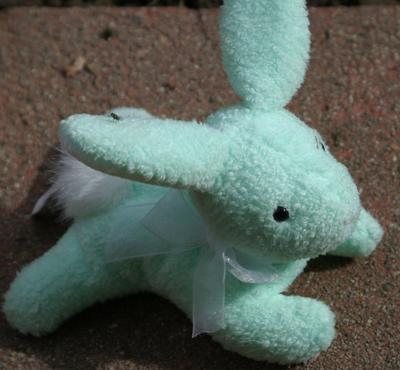
%> input picture Training/0.jpg, 400 x 370 px
$ octave q1_histogram.m   (GNU Octave 9; MATLAB toolbox functions it lacks are replaced by stand-ins)
%> lines starting %> are read from the running program, lines starting %| are printed output that depends on the picture; in (x1, y1, x2, y2) boxes, pixels count from 0 and x2, y2 are one past the last pixel; in counts of white or black regions, pixels touching at a corner belong together; the program's own positions count from 1
%> further down, I is the input picture: size 370x400x3 uint8; mean R, G, B 88.3, 98.1, 90.1
### opphist3.m
function H = opphist3(I, num_bins_rg, num_bins_by, num_bins_wb)
%> called with num_bins_rg = 16, num_bins_by = 16, num_bins_wb = 8
    %% Convert image type to double
    I = double(I);
%> I: size 370x400x3 double

    %% Get RGB channels
    r = I(:,:,1);
    g = I(:,:,2);
    b = I(:,:,3);

    %% Compute opponent color axes
    opponent_rg = r - g;
    opponent_by = 2 .* b - r - g;
    opponent_wb = r + g + b;

    %% Axes min, max, range
    min_rg = 0 - 255;
    min_by = 2 * 0 - 255 - 255;
    min_wb = 0 + 0 + 0;
    max_rg = 255 - 0;
    max_by = 2 * 255 - 0 - 0;
    max_wb = 255 + 255 + 255;
    range_rg = max_rg - min_rg + 1;
    range_by = max_by - min_by + 1;
    range_wb = max_wb - min_wb + 1;

    %% Normalize color axes values to 0 and 1
    norm_rg = (opponent_rg - min_rg) ./ range_rg;
    norm_by = (opponent_by - min_by) ./ range_by;
    norm_wb = (opponent_wb - min_wb) ./ range_wb;

    %% Quantization
    bin_rg = floor(norm_rg * num_bins_rg) + 1;
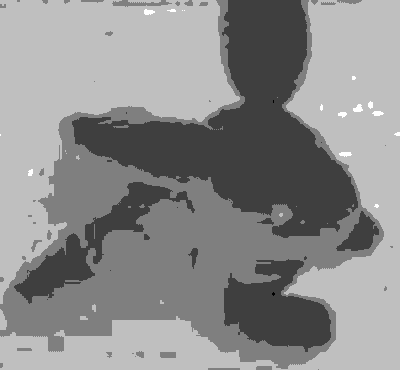
%> bin_rg: size 370x400 double; min 6, max 10, mean 8.2; drawn with min black and max white
    bin_by = floor(norm_by * num_bins_by) + 1;
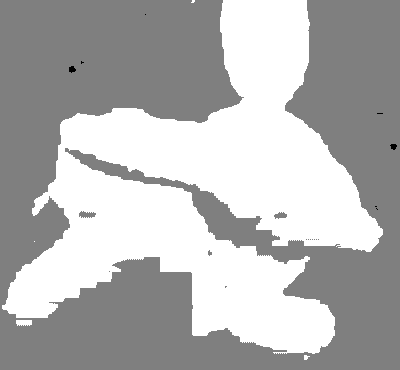
%> bin_by: size 370x400 double; min 7, max 9, mean 8.41; drawn with min black and max white
    bin_wb = floor(norm_wb * num_bins_wb) + 1;
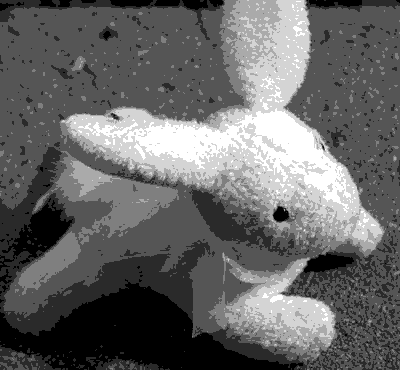
%> bin_wb: size 370x400 double; min 1, max 7, mean 3.41; drawn with min black and max white

    %% Histogram
    H = zeros(num_bins_rg, num_bins_by, num_bins_wb);
    I_size = size(I);
%> I_size = [370 400 3]
    for i = 1:I_size(1)
        for j = 1:I_size(2)
            H(bin_rg(i,j), bin_by(i,j), bin_wb(i,j)) = H(bin_rg(i,j), bin_by(i,j), bin_wb(i,j)) + 1;
        end
    end
end

### conhist2.m
function H = conhist2(I, num_bins_r, num_bins_g)
%> called with num_bins_r = 8, num_bins_g = 8
    %% Convert image type to double
    I = double(I);

    %% Get RGB channgels
    r = I(:,:,1);
    g = I(:,:,2);
    b = I(:,:,3);

    %% Compute color constancy axes
    wb = r + g + b;
    wb(wb == 0) = eps('double');
%> wb: size 370x400 double; min 2.22e-16, max 662, mean 276.5
    constancy_r = r ./ wb;
    constancy_g = g ./ wb;
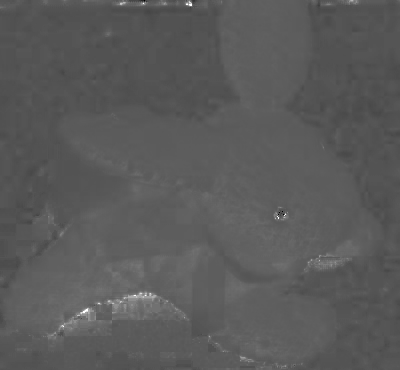
%> constancy_g: size 370x400 double; min 0, max 1, mean 0.355

    %% Quantization
    bin_r = floor(constancy_r * num_bins_r) + 1;
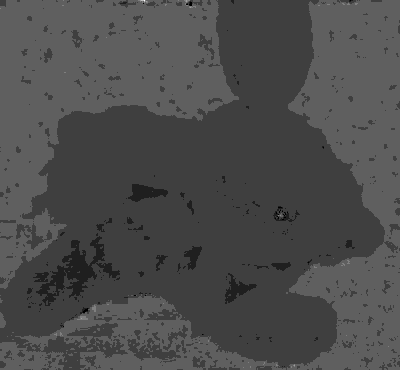
%> bin_r: size 370x400 double; min 1, max 9, mean 3.4; drawn with min black and max white
    bin_g = floor(constancy_g * num_bins_g) + 1;
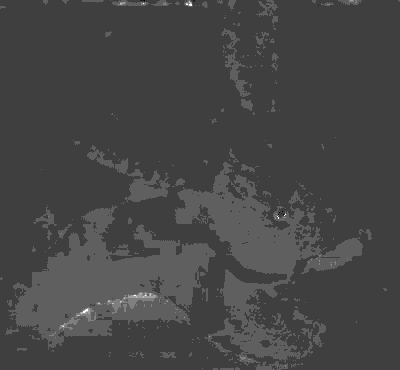
%> bin_g: size 370x400 double; min 1, max 9, mean 3.21; drawn with min black and max white
    bin_r(bin_r > num_bins_r) = num_bins_r;
%> bin_r: size 370x400 double; under 0.01% of pixels changed, all inside (x1, y1, x2, y2) = (144, 0, 145, 1)
    bin_g(bin_g > num_bins_g) = num_bins_g;
%> bin_g: size 370x400 double; 0.02% of pixels changed, all inside (x1, y1, x2, y2) = (63, 3, 286, 327)

    %% Histogram
    H = zeros(num_bins_r, num_bins_g);
    I_size = size(I);
    for i = 1:I_size(1)
        for j = 1:I_size(2)
            H(bin_r(i,j), bin_g(i,j)) = H(bin_r(i,j), bin_g(i,j)) + 1;
        end
    end
%> after the loop, H = [4 0 3 7 7 5 5 27; 0 0 29 3684 42 18 16 0; 0 0 57080 23382 189 55 21 0; 0 5 60392 2383 419 48 0 0; 0 1 46 103 17 0 0 0; 0 2 5 0 0 0 0 0; 0 4 0 0 0 0 0 0; 1 0 0 0 0 0 0 0]
end

### q1_histogram.m
%% Clear command window and workspace
clear; clc; clf;

%% Read Image
I = imread('./Training/0.jpg');

%% Compute 3D opponent color histogram
num_bins_rg = 16;
num_bins_by = 16;
num_bins_wb = 8;

tic;
H1 = opphist3(I, num_bins_rg, num_bins_by, num_bins_wb);
toc;

%% Compute 2D color constancy histogram
num_bins_r = 8;
num_bins_g = 8;

tic;
H2 = conhist2(I, num_bins_r, num_bins_g);
%> H2 has the same summary as H in conhist2
toc;

%% Show image
set(gcf, 'Position', [0 250 2000 500]);
subplot(1,3,1);
imshow(I);

%% Explanation Demo
% [4 lines of commented-out code are left out]

%% Show 3D histogram
S = round(H1 / max(H1(:)) * 25); % Matrix normalized to [0 ~ 25]
subplot(1,3,2);
hold on;
for i = 1:num_bins_rg
    for j = 1:num_bins_by
        for k = 1:num_bins_wb
            if S(i,j,k) ~= 0
                plot3(i,j,k,'s','MarkerEdgeColor','k','MarkerFaceColor',[i/num_bins_rg, j/num_bins_by, k/num_bins_wb],'MarkerSize',S(i,j,k));
            end
        end
    end
end
hold off;
grid on;
axis([1 num_bins_rg 1 num_bins_by 1 num_bins_wb]);
xlabel('rg bins');
ylabel('by bins');
zlabel('wb bins');

%% Show 2D histogram
S = round(H2 / max(H2(:)) * 25); % Matrix normalized to [0 ~ 25]
%> S = [0 0 0 0 0 0 0 0; 0 0 0 2 0 0 0 0; 0 0 24 10 0 0 0 0; 0 0 25 1 0 0 0 0; 0 0 0 0 0 0 0 0; 0 0 0 0 0 0 0 0; 0 0 0 0 0 0 0 0; 0 0 0 0 0 0 0 0]
subplot(1,3,3);
hold on;
for i = 1:num_bins_r
    for j = 1:num_bins_g
        if S(i,j) ~= 0
           plot(i,j,'s','MarkerEdgeColor','k','MarkerFaceColor',[i/num_bins_r, j/num_bins_g, 0],'MarkerSize',S(i,j));
        end
    end
end
hold off;
grid on;
axis([1 num_bins_r 1 num_bins_g]);
xlabel('r bins');
ylabel('g bins');
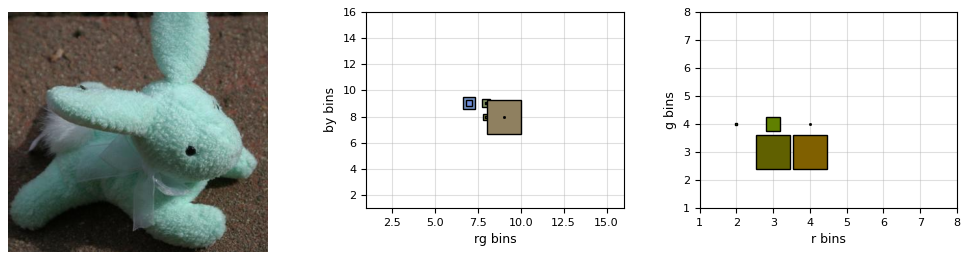
%> figure redrawn from the program's plot data, 3 panels

$ run again, with Training/1.jpg copied over Training/0.jpg
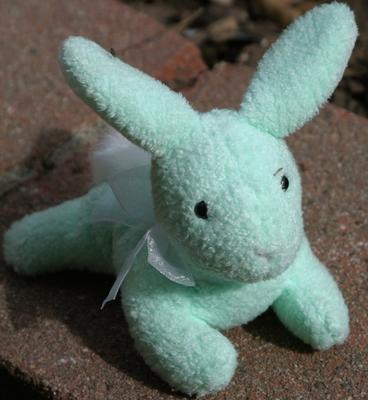
%> input picture Training/1.jpg, 368 x 400 px
%> I is the input picture: size 400x368x3 uint8; mean R, G, B 95.7, 105.2, 96.9
%> I: size 400x368x3 double
%> wb: size 400x368 double; min 2.22e-16, max 674, mean 297.8
%> in conhist2, `bin_g = floor(constancy_g * num_bins_g) + 1;`:
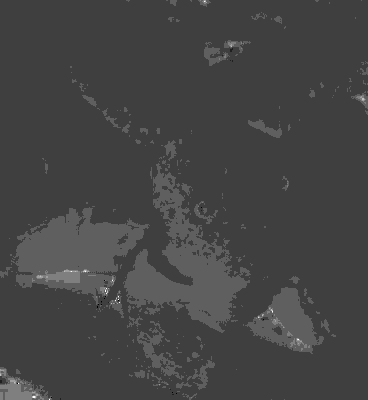
%> bin_g: size 400x368 double; min 1, max 9, mean 3.16; drawn with min black and max white
%> after the loop in conhist2, `for i = 1:I_size(1)`: H = [5 1 1 14 22 11 9 22; 1 0 17 2174 54 8 5 0; 0 7 65454 16345 185 38 16 0; 0 9 58977 2394 890 44 0 0; 1 5 264 155 20 0 0 0; 0 1 39 0 0 0 0 0; 0 4 0 0 0 0 0 0; 8 0 0 0 0 0 0 0]
%> H2 has the same summary as H in conhist2
%> S = [0 0 0 0 0 0 0 0; 0 0 0 1 0 0 0 0; 0 0 25 6 0 0 0 0; 0 0 23 1 0 0 0 0; 0 0 0 0 0 0 0 0; 0 0 0 0 0 0 0 0; 0 0 0 0 0 0 0 0; 0 0 0 0 0 0 0 0]
%> `ylabel('g bins');`:
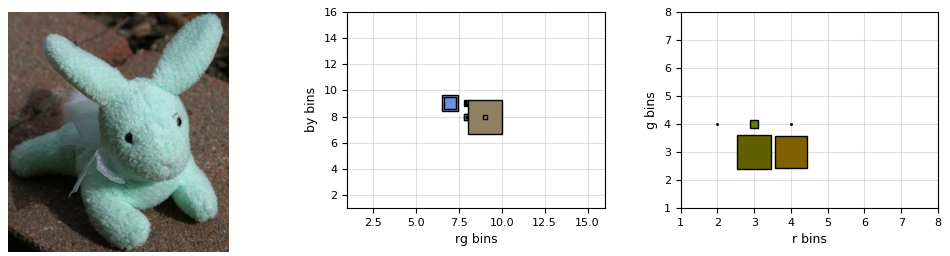
%> figure redrawn from the program's plot data, 3 panels

$ run again, with Training/100.jpg copied over Training/0.jpg
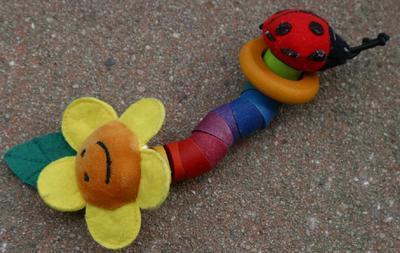
%> input picture Training/100.jpg, 400 x 253 px
%> I is the input picture: size 253x400x3 uint8; mean R, G, B 109.7, 93.9, 74
%> I: size 253x400x3 double
%> after the loop in conhist2, `for i = 1:I_size(1)`: H = [0 45 842 1379 336 17 2 6; 0 53 658 466 54 0 2 0; 3 240 55115 386 167 20 1 0; 6 662 19104 9105 253 0 0 0; 13 702 3843 591 6 0 0 0; 240 837 2562 2 0 0 0 0; 1409 369 11 0 0 0 0 0; 1691 2 0 0 0 0 0 0]
%> H2 has the same summary as H in conhist2
%> S = [0 0 0 1 0 0 0 0; 0 0 0 0 0 0 0 0; 0 0 25 0 0 0 0 0; 0 0 9 4 0 0 0 0; 0 0 2 0 0 0 0 0; 0 0 1 0 0 0 0 0; 1 0 0 0 0 0 0 0; 1 0 0 0 0 0 0 0]
%> `ylabel('g bins');`:
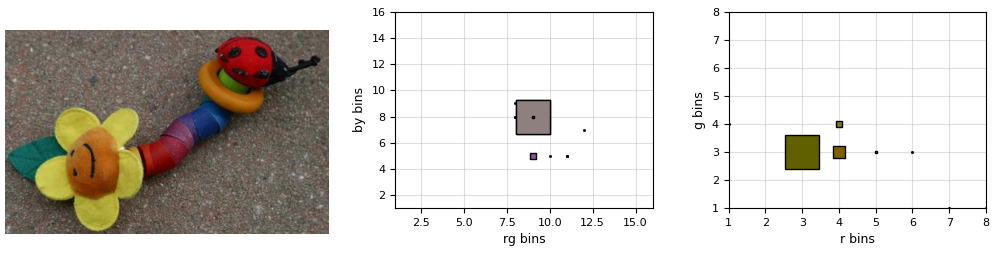
%> figure redrawn from the program's plot data, 3 panels
